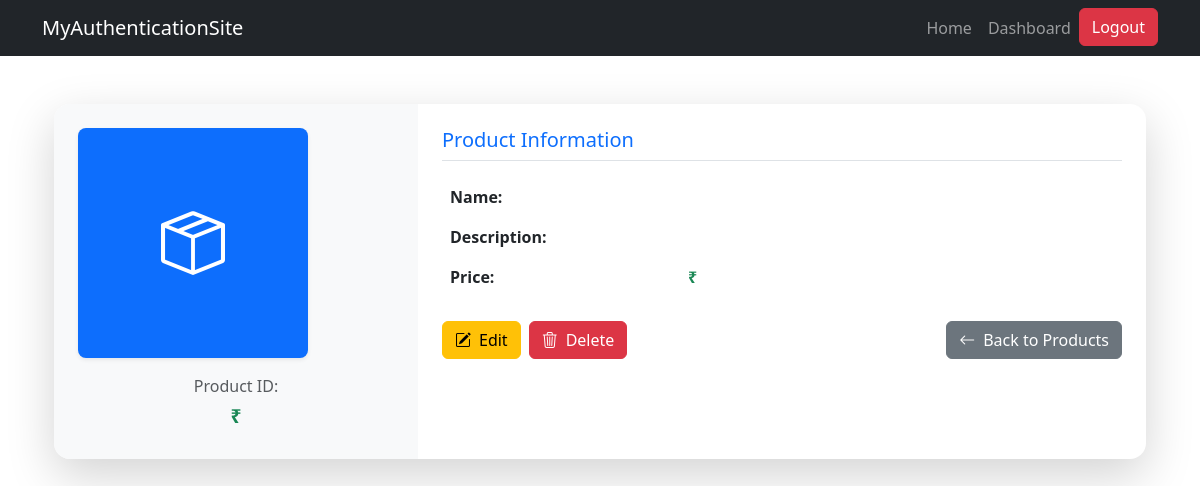
The app's page /product/view_product/2/ (signed in), older data.
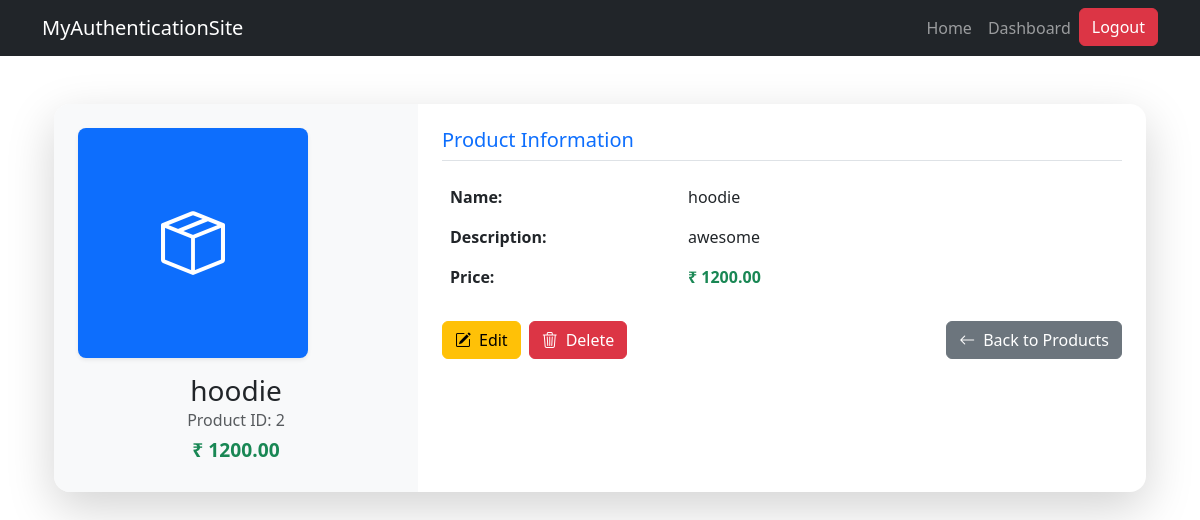
The same page, newer data.
### product/models.py (models this page shows, shortened)
class Product(models.Model):
    name = models.CharField(max_length=255)
    description = models.TextField(max_length=255)
    price = models.DecimalField(max_digits=10, decimal_places=2)
    created_at = models.DateTimeField(auto_now_add=True)
    modified_at = models.DateTimeField(auto_now=True)

### product/views.py (the view)
# urls.py: path('view_product/<int:pk>/', views.view_product, name='view_product'),
@permission_required('product.view_product', raise_exception=True)
def view_product(request, pk):
    product = Product.objects.filter(pk=pk).first()
    return render(request, 'product/view_product.html', {'product': product})

### account/models.py (called while the page is built)
    def has_perm(self, perm, obj=None):
        if self.is_superuser:
            return True
        return super().has_perm(perm, obj)

### product/templates/product/view_product.html (shortened to what this page needs)
{% extends 'account/base.html' %}
{% block maincontent %}
<div class="container mt-5 mb-5">
  <div class="card shadow-lg border-0 rounded-4 overflow-hidden">
    <div class="row g-0">
      <div class="col-md-4 text-center p-4 bg-light">
        {% if product.image %}
          <img src="{{ product.image.url }}"
               alt="{{ product.name }}"
               class="img-fluid rounded-3 border border-3 border-white shadow-sm"
               style="width:230px; height:230px; object-fit:cover;">
        {% else %}
          <div class="d-flex align-items-center justify-content-center rounded-3 bg-primary text-white shadow-sm"
               style="width:230px; height:230px; font-size:4rem;">
            <i class="bi bi-box-seam"></i>
          </div>
        {% endif %}
        <h3 class="mt-3 mb-0">{{ product.name }}</h3>
        <p class="text-muted mb-1">Product ID: {{ product.id }}</p>
        <p class="fw-bold text-success mb-1" style="font-size:1.2rem;">
          ₹ {{ product.price }}
        </p>
      </div>
      <div class="col-md-8 p-4">
        <h5 class="border-bottom pb-2 mb-3 text-primary">Product Information</h5>
        <table class="table table-borderless align-middle">
          <tbody>
            <tr>
              <th style="width:35%">Name:</th>
              <td>{{ product.name }}</td>
            </tr>
            <tr>
              <th>Description:</th>
              <td>{{ product.description }}</td>
            </tr>
            <tr>
              <th>Price:</th>
              <td class="fw-bold text-success">₹ {{ product.price }}</td>
            </tr>
          </tbody>
        </table>
        <div class="mt-4 d-flex flex-wrap gap-2">
          {% if perms.product.change_product %}
            <a href="{% url 'edit_product' product.id %}" class="btn btn-warning">
              <i class="bi bi-pencil-square me-2"></i>Edit
            </a>
          {% endif %}
          {% if perms.product.delete_product %}
            <form method="post" action="{% url 'delete_product' product.id %}"
                  onsubmit="return confirm('Are you sure you want to delete this product?');">
              <button type="submit" class="btn btn-danger">
                <i class="bi bi-trash3 me-2"></i>Delete
              </button>
            </form>
          {% endif %}
          <a href="{% url 'view_product_list' %}" class="btn btn-secondary ms-auto">
            <i class="bi bi-arrow-left me-2"></i>Back to Products
          </a>
        </div>
      </div>
    </div>
  </div>
</div>
<link href="https://cdn.jsdelivr.net/npm/bootstrap-icons@1.11.3/font/bootstrap-icons.css" rel="stylesheet">
{% endblock maincontent %}

Row changes from the older to the newer data that the page shows:
added Product: name "hoodie", id "2", price "1200.00", description "awesome"
